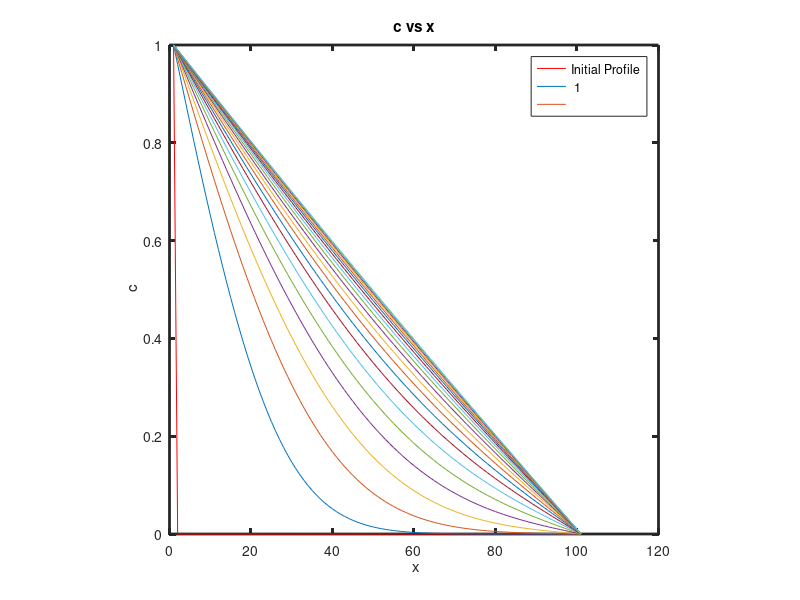

Write the MATLAB code that produced this figure.
clf
clear all

N=101;

delt=0.1;
delx=0.5;
D=1.0;
alpha=D*delt/(delx*delx);

c(1,1)=1.0;
for i=2:N
c(i,1)=0.0;
endfor

plot(c,'r-');

ax=gca;
set(ax,'linewidth',2.0);
axis('square');

xlabel(' x');
ylabel(' c');
title('c vs x');

hold on

for i=1:N
cold(i,1)=c(i,1);
endfor

A=zeros(N,N);
A(1,1)=1.0;
A(N,N)=1.0;

for i=2:N-1
A(i,i)=1.+ 2*alpha;
endfor

for i=2:N-1
A(i,i-1)=-alpha;
endfor

for i=3:N
A(i-1,i)=-alpha;
endfor

A=inv(A);

for k=1:20
for j=1:500
c=A*cold;
for i=1:N
cold(i,1)=c(i,1);
endfor
endfor
plot(c);
endfor

l=['' ];
for i=1:18
l=[l ''];
endfor

legend('Initial Profile', ' 1', l.');

print ('implicit_zeroc.png', '-dpng')
